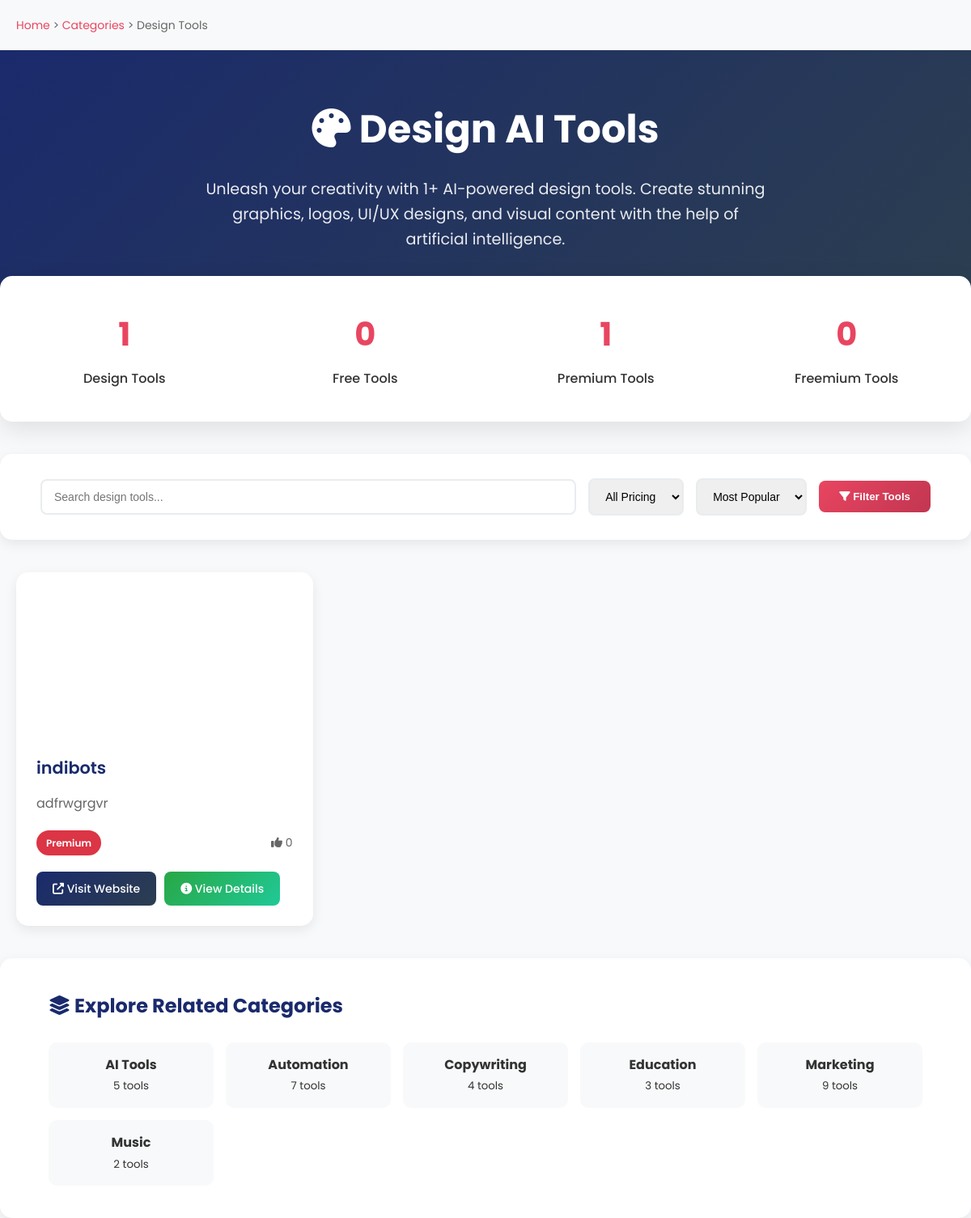
The page /design-tools/ on the database its author committed.
### tools/models.py (models this page shows, shortened)
class Tool(models.Model):
    name = models.CharField(max_length=200)
    description = models.TextField()
    image = models.ImageField(upload_to='tool_images/', blank=True, null=True)
    category = models.CharField(max_length=50, choices=CATEGORY_CHOICES, default='AI Tools')  # ✅ like pricing
    tags = models.CharField(max_length=200, blank=True)
    pricing = models.CharField(max_length=10, choices=PRICING_CHOICES, default='Free')
    website = models.URLField(blank=True, null=True)
    upvotes = models.PositiveIntegerField(default=0)
    upvoted_by = models.ManyToManyField(User, blank=True, related_name='upvoted_tools')
    created_at = models.DateTimeField(auto_now_add=True)

### tools/views.py (the view)
# urls.py: path('design-tools/', design_tools, name='design_tools'),
def design_tools(request):
    return category_page_view(request, 'Design', 'design-tools.html')

### tools/templates/categories/design-tools.html (shortened to what this page needs)
{% load static %}
<!DOCTYPE html>
<html lang="en">
<head>
    <link rel="stylesheet" href="https://cdnjs.cloudflare.com/ajax/libs/font-awesome/6.4.0/css/all.min.css">
</head>
<body>
    <div class="container">
        <div class="breadcrumb">
            <a href="{% url 'tools:list' %}">Home</a> >
            <a href="{% url 'tools:category_list' %}">Categories</a> >
            <span>Design Tools</span>
        </div>
    </div>
    <section class="header">
        <div class="container">
            <h1><i class="fas fa-palette"></i> Design AI Tools</h1>
            <p>Unleash your creativity with {{ total_tools }}+ AI-powered design tools. Create stunning graphics, logos, UI/UX designs, and visual content with the help of artificial intelligence.</p>
        </div>
    </section>
    <section class="stats-section">
        <div class="container">
            <div class="stats-grid">
                <div class="stat-item">
                    <h3>{{ total_tools }}</h3>
                    <p>Design Tools</p>
                </div>
                <div class="stat-item">
                    <h3>{{ free_tools }}</h3>
                    <p>Free Tools</p>
                </div>
                <div class="stat-item">
                    <h3>{{ premium_tools }}</h3>
                    <p>Premium Tools</p>
                </div>
                <div class="stat-item">
                    <h3>{{ freemium_tools }}</h3>
                    <p>Freemium Tools</p>
                </div>
            </div>
        </div>
    </section>
    <section class="filters-section">
        <div class="container">
            <form method="get" class="filters-form">
                <input type="text" name="search" placeholder="Search design tools..." value="{{ search_query }}" class="search-input">
                <select name="pricing">
                    <option value="">All Pricing</option>
                </select>
                <select name="sort">
                    <option value="upvotes" {% if selected_sort == 'upvotes' %}selected{% endif %}>Most Popular</option>
                </select>
                <button type="submit" class="filter-btn">
                    <i class="fas fa-filter"></i> Filter Tools
                </button>
            </form>
        </div>
    </section>
    <section class="container">
        {% if tools %}
            <div class="tools-grid">
                {% for tool in tools %}
                <div class="tool-card">
                    <div class="tool-image">
                    </div>
                    <div class="tool-content">
                        <h3 class="tool-name">{{ tool.name }}</h3>
                        <p class="tool-description">{{ tool.description|truncatewords:20 }}</p>
                        <div class="tool-meta">
                            <span class="pricing-badge {{ tool.pricing }}">{{ tool.pricing }}</span>
                            <span class="upvotes"><i class="fas fa-thumbs-up"></i> {{ tool.upvotes }}</span>
                        </div>
                        <div class="tool-actions">
                            {% if tool.website %}
                                <a href="{{ tool.website }}" target="_blank" class="btn btn-primary">
                                    <i class="fas fa-external-link-alt"></i> Visit Website
                                </a>
                            {% endif %}
                            <a href="{% url 'tools:detail' tool.id %}" class="btn btn-success">
                                <i class="fas fa-info-circle"></i> View Details
                            </a>
                        </div>
                    </div>
                </div>
                {% endfor %}
            </div>
        {% else %}
            <div style="text-align: center; padding: 60px 20px;">
                <i class="fas fa-search" style="font-size: 4rem; color: #ccc; margin-bottom: 20px;"></i>
                <h3>No design tools found</h3>
                <p>Try adjusting your search criteria or browse other categories.</p>
            </div>
        {% endif %}
    </section>
    {% if related_categories %}
    <section class="related-categories">
        <div class="container">
            <h3><i class="fas fa-layer-group"></i> Explore Related Categories</h3>
            <div class="related-grid">
                {% for category in related_categories %}
                    {% if category.name == "Productivity" %}
                        <a href="{% url 'tools:productivity_tools' %}" class="related-category">
                    {% elif category.name == "Marketing" %}
                        <a href="{% url 'tools:marketing_tools' %}" class="related-category">
                    {% elif category.name == "Design" %}
                        <a href="{% url 'tools:design_tools' %}" class="related-category">
                    {% elif category.name == "AI Art" %}
                        <a href="{% url 'tools:ai_art_tools' %}" class="related-category">
                    {% elif category.name == "Web Development" %}
                        <a href="{% url 'tools:web_development_tools' %}" class="related-category">
                    {% elif category.name == "Writing" %}
                        <a href="{% url 'tools:writing_tools' %}" class="related-category">
                    {% elif category.name == "Education" %}
                        <a href="{% url 'tools:education_tools' %}" class="related-category">
                    {% elif category.name == "Data Analysis" %}
                        <a href="{% url 'tools:data_analysis_tools' %}" class="related-category">
                    {% elif category.name == "Automation" %}
                        <a href="{% url 'tools:automation_tools' %}" class="related-category">
                    {% elif category.name == "Cybersecurity" %}
                        <a href="{% url 'tools:cybersecurity_tools' %}" class="related-category">
                    {% else %}
                        <a href="{% url 'tools:list' %}?category={{ category.name }}" class="related-category">
                    {% endif %}
                        <strong>{{ category.name }}</strong>
                        <br>
                        <small>{{ category.count }} tools</small>
                    </a>
                {% endfor %}
            </div>
        </div>
    </section>
    {% endif %}
</body>
</html>

### tools/templates/categories/design-tools.html (style rules this page uses)
:root { --primary-color: #1a2a6c; --secondary-color: #2c3e50; --accent-color: #e94560; --text-color: #333; --bg-color: #f8f9fa; --card-bg: #fff; --success-color: #28a745; --warning-color: #ffc107; --danger-color: #dc3545; }
* { margin: 0; padding: 0; box-sizing: border-box; }
body { font-family: 'Poppins', sans-serif; background-color: var(--bg-color); color: var(--text-color); line-height: 1.6; }
.container { max-width: 1200px; margin: 0 auto; padding: 0 20px; }
.header { background: linear-gradient(135deg, var(--primary-color), var(--secondary-color)); color: white; padding: 60px 0; text-align: center; }
.header h1 { font-size: 3rem; margin-bottom: 20px; font-weight: 700; }
.header p { font-size: 1.2rem; max-width: 700px; margin: 0 auto; opacity: 0.9; }
.stats-section { padding: 40px 0; background-color: white; margin: -30px 0 40px; border-radius: 15px; box-shadow: 0 10px 30px rgba(0,0,0,0.1); position: relative; z-index: 2; }
.stats-grid { display: grid; grid-template-columns: repeat(auto-fit, minmax(200px, 1fr)); gap: 30px; text-align: center; }
.stat-item h3 { font-size: 2.5rem; color: var(--accent-color); margin-bottom: 10px; }
.stat-item p { color: var(--text-color); font-weight: 500; }
.filters-section { background-color: white; padding: 30px; border-radius: 15px; box-shadow: 0 5px 15px rgba(0,0,0,0.08); margin-bottom: 40px; }
.filters-form { display: flex; flex-wrap: wrap; gap: 15px; align-items: center; }
.filters-form input, .filters-form select { padding: 12px 15px; border: 2px solid #e9ecef; border-radius: 8px; font-size: 14px; transition: border-color 0.3s ease; }
.search-input { flex: 1; min-width: 250px; }
.filter-btn { background: linear-gradient(135deg, var(--accent-color), #c13651); color: white; border: none; padding: 12px 25px; border-radius: 8px; font-weight: 600; cursor: pointer; transition: all 0.3s ease; }
.tools-grid { display: grid; grid-template-columns: repeat(auto-fill, minmax(300px, 1fr)); gap: 30px; margin-bottom: 40px; }
.tool-card { background: white; border-radius: 15px; overflow: hidden; box-shadow: 0 5px 15px rgba(0,0,0,0.08); transition: all 0.3s ease; }
.tool-image { height: 200px; overflow: hidden; position: relative; }
.tool-content { padding: 25px; }
.tool-name { font-size: 1.3rem; font-weight: 600; color: var(--primary-color); margin-bottom: 15px; }
.tool-description { color: #666; margin-bottom: 20px; line-height: 1.6; }
.tool-meta { display: flex; justify-content: space-between; align-items: center; margin-bottom: 20px; }
.pricing-badge { padding: 6px 12px; border-radius: 20px; font-size: 12px; font-weight: 600; color: white; }
.Premium { background-color: var(--danger-color); }
.upvotes { color: #666; font-size: 14px; }
.tool-actions { display: flex; gap: 10px; }
.btn { padding: 10px 20px; border-radius: 8px; text-decoration: none; font-weight: 500; transition: all 0.3s ease; border: none; cursor: pointer; font-size: 14px; }
.btn-primary { background: linear-gradient(135deg, var(--primary-color), var(--secondary-color)); color: white; }
.btn-success { background: linear-gradient(135deg, var(--success-color), #20c997); color: white; }
.breadcrumb { padding: 20px 0; font-size: 14px; color: #666; }
.breadcrumb a { color: var(--accent-color); text-decoration: none; }
.related-categories { background: white; padding: 40px; border-radius: 15px; box-shadow: 0 5px 15px rgba(0,0,0,0.08); margin-top: 40px; }
.related-categories h3 { color: var(--primary-color); margin-bottom: 25px; font-size: 1.5rem; }
.related-grid { display: grid; grid-template-columns: repeat(auto-fit, minmax(200px, 1fr)); gap: 15px; }
.related-category { padding: 15px; background: var(--bg-color); border-radius: 10px; text-align: center; transition: all 0.3s ease; text-decoration: none; color: var(--text-color); }

### rows shown on the page
Tool: name "indibots", description "adfrwgrgvr", pricing "Premium", upvotes "0"

### other values the page prints
{{ total_tools }} "1"
{{ free_tools }} "0"
{{ premium_tools }} "1"
{{ freemium_tools }} "0"
{{ category.name }} "AI Tools" "Automation" "Copywriting" "Education" "Marketing" "Music"
{{ category.count }} "5" "7" "4" "3" "9" "2"
